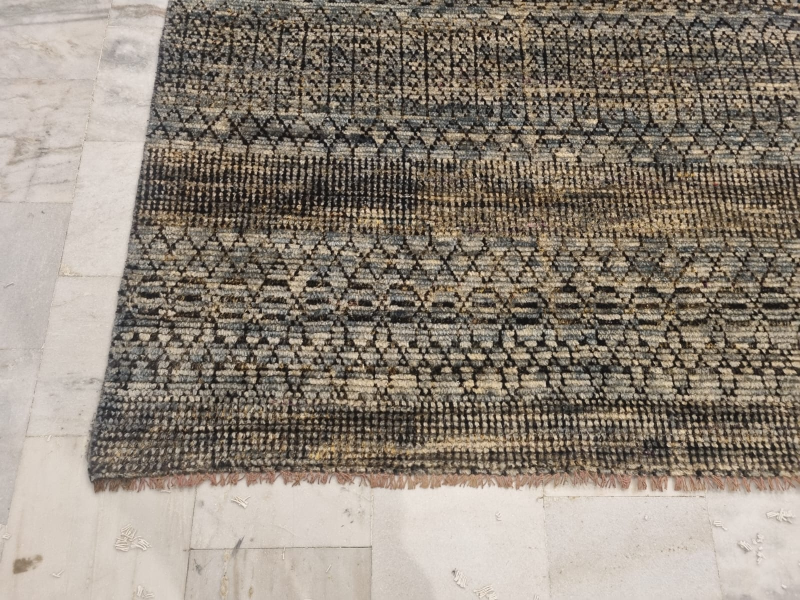
#> input picture images/1/1.jpeg, 1600 x 1200 px (shown at 1/2 size)
$ python straight.py --inp images/1/1.jpeg --out out.png
#> lines starting #> are read from the running program, lines starting #| are printed output that depends on the picture; after the words box and inside, x2 and y2 are one past the last pixel; in counts of white or black regions, pixels touching at a corner belong together
#!/usr/bin/env python3
import cv2
import numpy as np
from pathlib import Path
import argparse

def create_rounded_rect_mask(w, h, radius):
    """Return a proper rounded rectangle mask."""
    mask = np.zeros((h, w), dtype=np.uint8)
    # full white rounded rectangle
    cv2.rectangle(mask, (radius, 0), (w - radius, h), 255, -1)
    cv2.rectangle(mask, (0, radius), (w, h - radius), 255, -1)
    cv2.circle(mask, (radius, radius), radius, 255, -1)
    cv2.circle(mask, (w - radius - 1, radius), radius, 255, -1)
    cv2.circle(mask, (radius, h - radius - 1), radius, 255, -1)
    cv2.circle(mask, (w - radius - 1, h - radius - 1), radius, 255, -1)
    return mask

def straighten_rug(
    img_path,
    out_path,
    grey_pad=80,          # width of grey border
    corner_radius=60,     # roundness of grey card corners
    canvas_expand=200,    # outer white margin
    shadow_opacity=0.25,  # 0–1, controls shadow darkness
    shadow_offset=(25, 25),
    shadow_blur=120,      # softness of shadow
):
#> called with img_path = 'images/1/1.jpeg', out_path = 'out.png', grey_pad = 80, corner_radius = 60, canvas_expand = 200, shadow_opacity = 0.25, shadow_offset = (25, 25), shadow_blur = 120
    img = cv2.imread(img_path)
#> img is the input picture: shape (1200, 1600, 3); mean B, G, R 122.4, 133.9, 144
    if img is None:
        raise FileNotFoundError(img_path)

    # Step 1 — Edge detection and rug contour
    gray = cv2.cvtColor(img, cv2.COLOR_BGR2GRAY)
    gray = cv2.bilateralFilter(gray, 9, 75, 75)
    edges = cv2.Canny(gray, 40, 150)
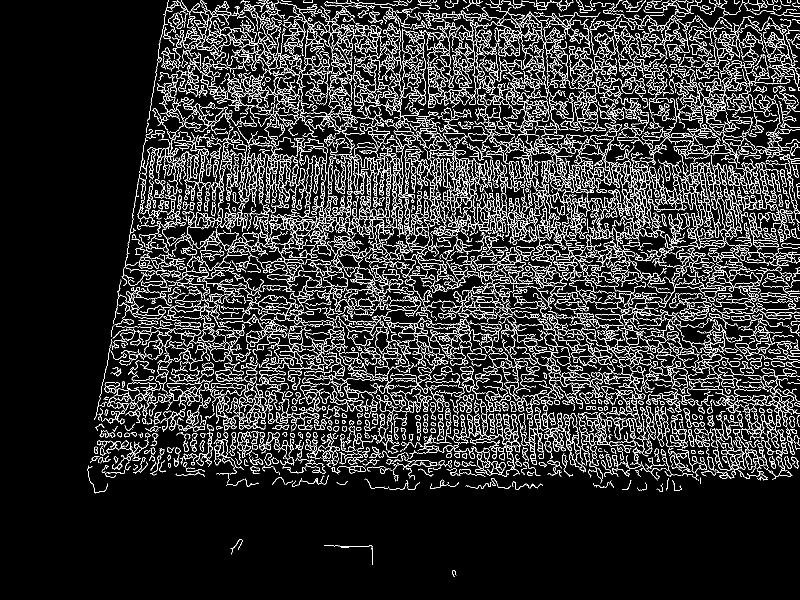
#> edges: shape (1200, 1600) (shown at 1/2 size); 12% white in thin lines or dots, all inside (x1, y1, x2, y2) = (175, 0, 1600, 1154)
    edges = cv2.dilate(edges, None, iterations=2)
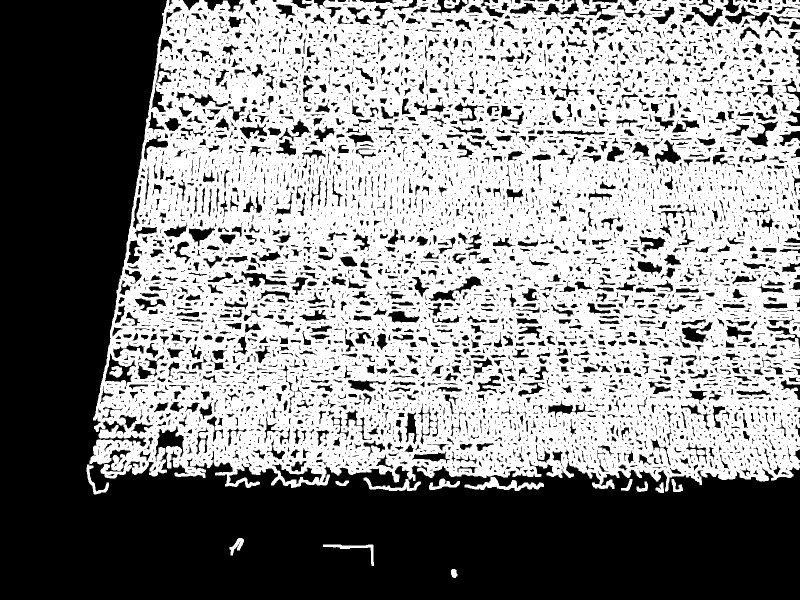
#> edges: shape (1200, 1600) (shown at 1/2 size); 54.2% white; 6233 black regions (4316 under 20 px), largest, box (x1, y1, x2, y2) and area: (0, 0, 1600, 1200) 639566, (1450, 9, 1600, 57) 1556, (858, 553, 966, 603) 1376
    edges = cv2.erode(edges, None, iterations=1)
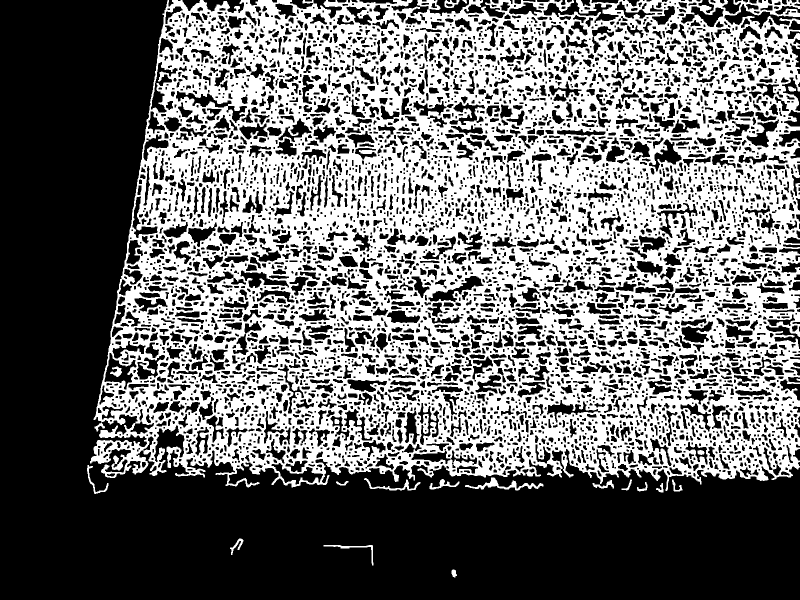
#> edges: shape (1200, 1600) (shown at 1/2 size); 43.1% white; 21 white regions
    contours, _ = cv2.findContours(edges, cv2.RETR_EXTERNAL, cv2.CHAIN_APPROX_SIMPLE)
#> contours = 18 contours, 1 with area under 20; largest, box (x1, y1, x2, y2) and area: (180, 0, 1600, 982) 1234528, (930, 955, 1087, 981) 899, (728, 956, 841, 981) 460, (647, 1090, 747, 1131) 334, (859, 958, 919, 979) 314
    if not contours:
        raise RuntimeError("No contours found.")
    c = max(contours, key=cv2.contourArea)
#> c = contour of 5622 points, box (x1, y1, x2, y2) (180, 0, 1600, 982), area 1234528

    peri = cv2.arcLength(c, True)
#> peri = 14075.4
    approx = cv2.approxPolyDP(c, 0.02 * peri, True)
#> approx = [[335, 0], [211, 953], [1599, 934], [1596, 0]]
    if len(approx) != 4:
        rect = cv2.minAreaRect(c)
        box = cv2.boxPoints(rect)
        approx = np.int0(box)
    pts = approx.reshape(4, 2)
#> pts = [[335, 0], [211, 953], [1599, 934], [1596, 0]]

    s = pts.sum(axis=1)
#> s = [335, 1164, 2533, 1596]
    diff = np.diff(pts, axis=1)
#> diff = [-335, 742, -665, -1596]
    tl, br = pts[np.argmin(s)], pts[np.argmax(s)]
#> tl = [335, 0]; br = [1599, 934]
    tr, bl = pts[np.argmin(diff)], pts[np.argmax(diff)]
#> tr = [1596, 0]; bl = [211, 953]

    widthA = np.linalg.norm(br - bl)
#> widthA = 1388.1
    widthB = np.linalg.norm(tr - tl)
#> widthB = 1261
    heightA = np.linalg.norm(tr - br)
#> heightA = 934
    heightB = np.linalg.norm(tl - bl)
#> heightB = 961
    maxW = int(max(widthA, widthB))
#> maxW = 1388
    maxH = int(max(heightA, heightB))
#> maxH = 961
    dst = np.array([[0, 0], [maxW - 1, 0], [maxW - 1, maxH - 1], [0, maxH - 1]], dtype="float32")
#> dst = [[0, 0], [1387, 0], [1387, 960], [0, 960]]
    M = cv2.getPerspectiveTransform(np.float32([tl, tr, br, bl]), dst)
#> M = [[1.07, 0.14, -360.1], [-1.78e-17, 1.1, -4.08e-14], [-1.43e-05, 0.000103, 1]]
    warped = cv2.warpPerspective(img, M, (maxW, maxH), borderValue=(255, 255, 255))
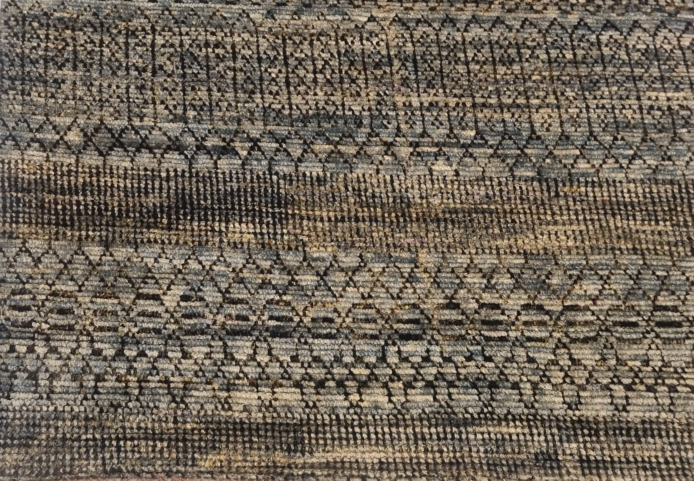
#> warped: shape (961, 1388, 3) (shown at 1/2 size); mean B, G, R 87.9, 101, 111.4

    # Step 2 — Create grey card layer
    h, w = warped.shape[:2]
    card_h = h + grey_pad * 2
    card_w = w + grey_pad * 2
    grey_card = np.ones((card_h, card_w, 3), np.uint8) * 245
    grey_card[grey_pad:grey_pad + h, grey_pad:grey_pad + w] = warped
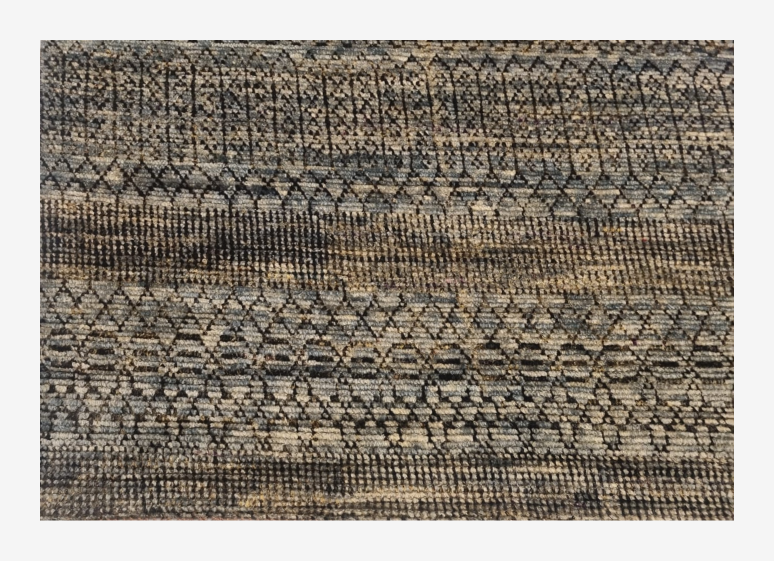
#> grey_card: shape (1121, 1548, 3) (shown at 1/2 size); mean B, G, R 124.2, 134.3, 142.3

    # Step 3 — Rounded corners
    mask = create_rounded_rect_mask(card_w, card_h, corner_radius)
#> in create_rounded_rect_mask, `cv2.circle(mask, (w - radius - 1, h - radius - 1), radius, 255, -1)`:
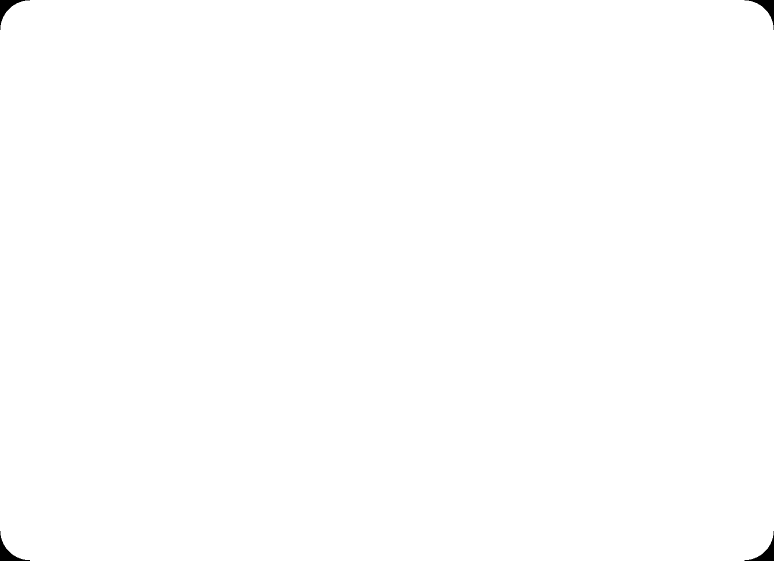
#> mask: shape (1121, 1548) (shown at 1/2 size); 99.8% white; 4 black regions, box (x1, y1, x2, y2) and area: (0, 0, 60, 60) 838, (1489, 0, 1548, 60) 837, (0, 1062, 60, 1121) 837, (1489, 1062, 1548, 1121) 836
    rounded = np.ones_like(grey_card, np.uint8) * 255
    for i in range(3):
        rounded[:, :, i] = np.where(mask == 255, grey_card[:, :, i], 255)

    # Step 4 — Add soft drop shadow
    if shadow_opacity > 0:
        shadow = np.zeros_like(rounded, np.uint8)
        cv2.rectangle(
            shadow,
            (shadow_offset[0], shadow_offset[1]),
            (card_w, card_h),
            (0, 0, 0),
            -1,
        )
#> shadow: shape (1121, 1548, 3); every value is 0
        shadow = cv2.GaussianBlur(shadow, (shadow_blur | 1, shadow_blur | 1), 0)
        rounded = cv2.addWeighted(shadow, shadow_opacity, rounded, 1.0, 0)

    # Step 5 — Compose on white canvas
    final_h = card_h + canvas_expand * 2
    final_w = card_w + canvas_expand * 2
    white_bg = np.ones((final_h, final_w, 3), np.uint8) * 255
    y_off = (final_h - card_h) // 2
    x_off = (final_w - card_w) // 2
    white_bg[y_off:y_off + card_h, x_off:x_off + card_w] = rounded
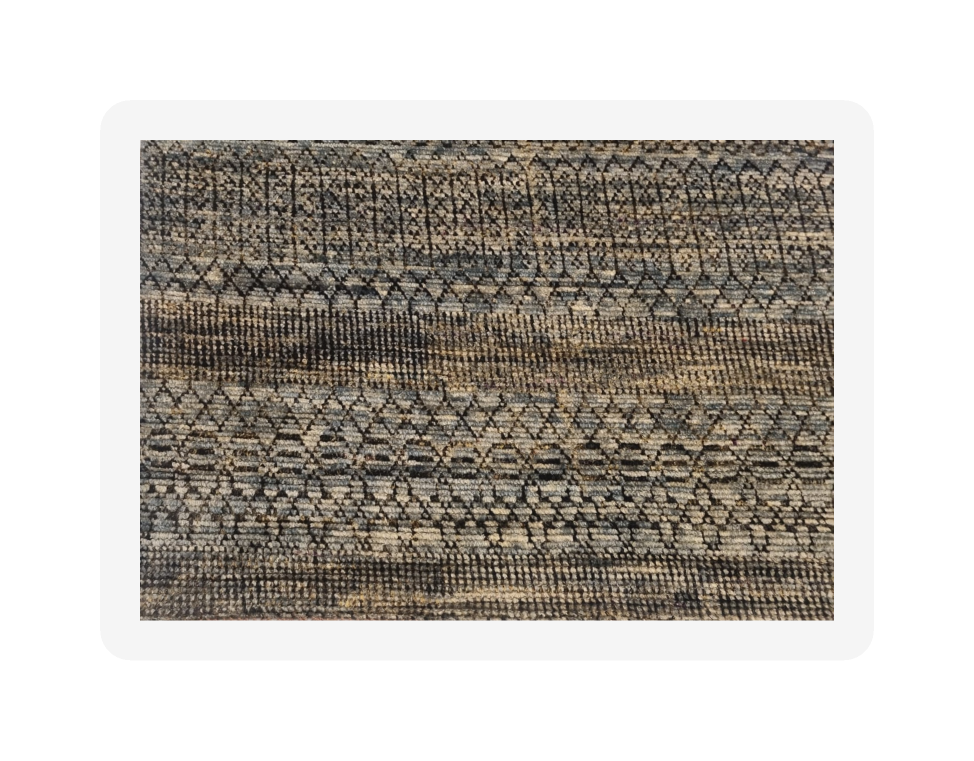
#> white_bg: shape (1521, 1948, 3) (shown at 1/2 size); mean B, G, R 178.4, 184.3, 189

    cv2.imwrite(out_path, white_bg, [cv2.IMWRITE_PNG_COMPRESSION, 0])
    print(f"✅ Saved → {out_path}")

# CLI
if __name__ == "__main__":
    parser = argparse.ArgumentParser(description="Straighten rug with rounded grey border + optional shadow.")
    parser.add_argument("--inp", required=True, help="Input rug image")
    parser.add_argument("--out", required=True, help="Output image path")
    parser.add_argument("--grey_pad", type=int, default=80)
    parser.add_argument("--corner_radius", type=int, default=60)
    parser.add_argument("--canvas_expand", type=int, default=200)
    parser.add_argument("--shadow_opacity", type=float, default=0.25)
    parser.add_argument("--shadow_offset", type=int, nargs=2, default=[25, 25])
    parser.add_argument("--shadow_blur", type=int, default=120)
    args = parser.parse_args()

    Path(args.out).parent.mkdir(parents=True, exist_ok=True)
    straighten_rug(
        args.inp,
        args.out,
        grey_pad=args.grey_pad,
        corner_radius=args.corner_radius,
        canvas_expand=args.canvas_expand,
        shadow_opacity=args.shadow_opacity,
        shadow_offset=tuple(args.shadow_offset),
        shadow_blur=args.shadow_blur,
    )

$ run again, on images/1/3.jpeg
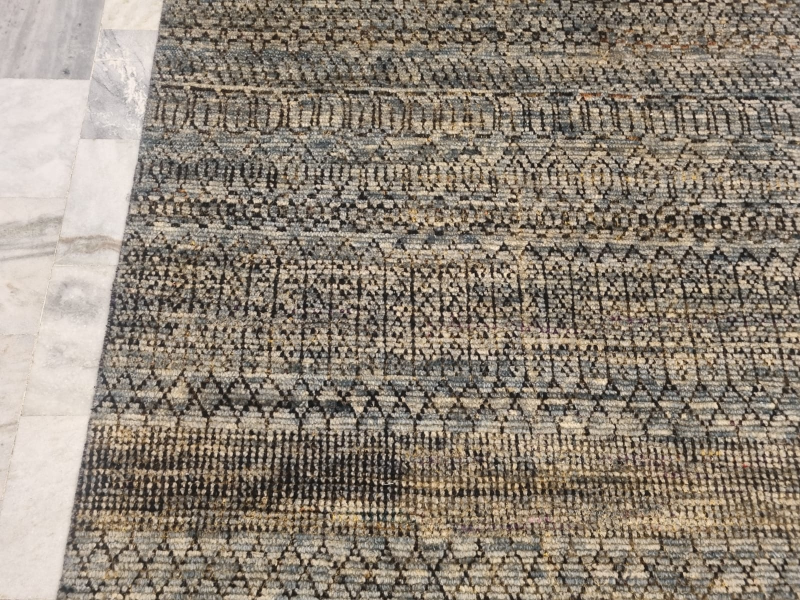
#> input picture images/1/3.jpeg, 1600 x 1200 px (shown at 1/2 size)
#> in straighten_rug, img is the input picture: shape (1200, 1600, 3); mean B, G, R 119.3, 132.1, 143
#> in straighten_rug, `edges = cv2.erode(edges, None, iterations=1)`:
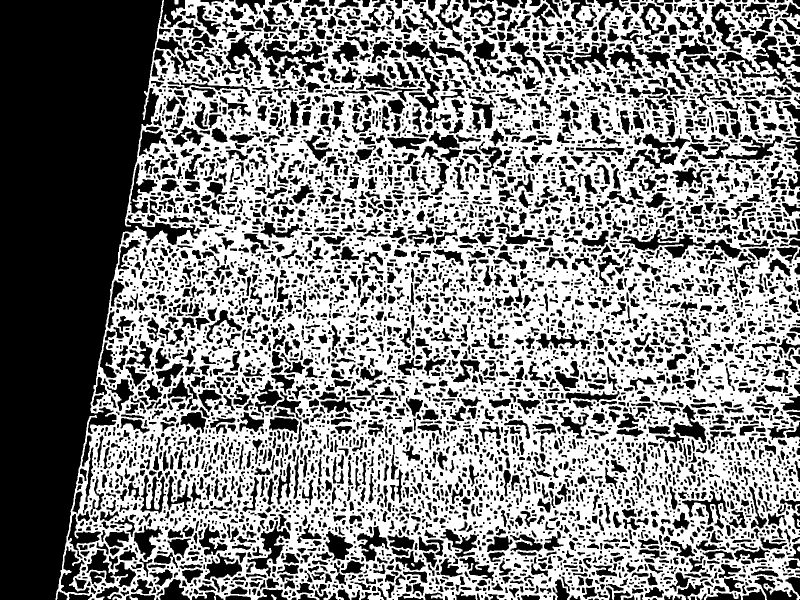
#> edges: shape (1200, 1600) (shown at 1/2 size); 52.8% white; 6914 black regions (2128 under 20 px)
#> contours = 5 contours; box (x1, y1, x2, y2) and area: (111, 0, 1600, 1200) 1606758, (349, 0, 357, 9) 55, (542, 1189, 553, 1200) 48, (1594, 1038, 1600, 1054) 48, (1594, 1093, 1600, 1103) 36
#> c = contour of 5111 points, box (x1, y1, x2, y2) (111, 0, 1600, 1200), area 1606758
#> peri = 13218.8
#> approx = [[325, 0], [111, 1199], [1599, 1197], [1599, 14]]
#> s = [325, 1310, 2796, 1613]
#> diff = [-325, 1088, -402, -1585]
#> tl = [325, 0]; br = [1599, 1197]
#> tr = [1599, 14]; bl = [111, 1199]
#> widthA = 1488
#> widthB = 1274.1
#> heightA = 1183
#> heightB = 1217.9
#> maxW = 1488
#> maxH = 1217
#> dst = [[0, 0], [1487, 0], [1487, 1216], [0, 1216]]
#> M = [[1.15, 0.204, -372.2], [-0.0129, 1.18, 4.21], [-1.18e-05, 0.000137, 1]]
#> shadow: shape (1377, 1648, 3); every value is 0
#> in straighten_rug, `white_bg[y_off:y_off + card_h, x_off:x_off + card_w] = rounded`:
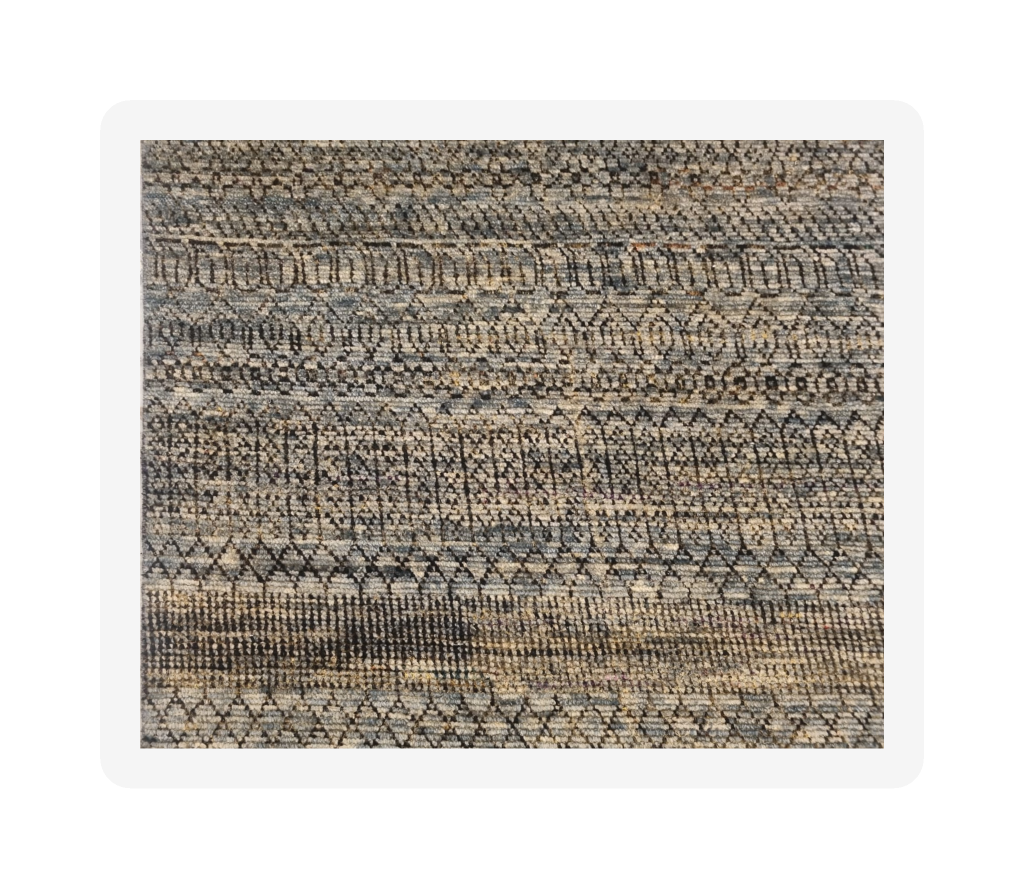
#> white_bg: shape (1777, 2048, 3) (shown at 1/2 size); mean B, G, R 179.4, 186.3, 191.8
